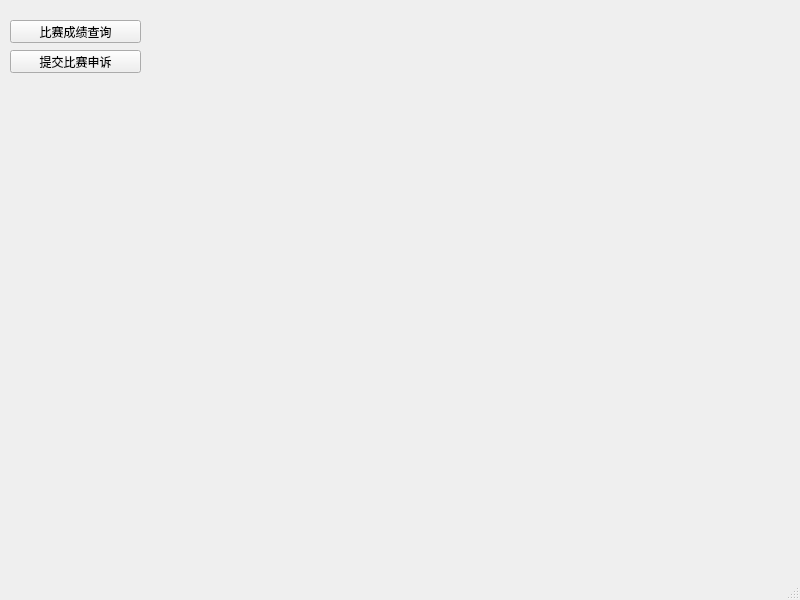
<?xml version="1.0" encoding="UTF-8"?>
<ui version="4.0">
 <class>athlete_MainWindow</class>
 <widget class="QMainWindow" name="athlete_MainWindow">
  <property name="geometry">
   <rect>
    <x>0</x>
    <y>0</y>
    <width>800</width>
    <height>600</height>
   </rect>
  </property>
  <property name="windowTitle">
   <string>athlete_MainWindow</string>
  </property>
  <widget class="QWidget" name="centralwidget">
   <widget class="QPushButton" name="pushButton_5">
    <property name="geometry">
     <rect>
      <x>10</x>
      <y>50</y>
      <width>131</width>
      <height>23</height>
     </rect>
    </property>
    <property name="text">
     <string>提交比赛申诉</string>
    </property>
   </widget>
   <widget class="QStackedWidget" name="stackedWidget">
    <property name="geometry">
     <rect>
      <x>180</x>
      <y>20</y>
      <width>600</width>
      <height>500</height>
     </rect>
    </property>
    <widget class="QWidget" name="page"/>
    <widget class="QWidget" name="page_2"/>
   </widget>
   <widget class="QPushButton" name="pushButton">
    <property name="geometry">
     <rect>
      <x>10</x>
      <y>20</y>
      <width>131</width>
      <height>23</height>
     </rect>
    </property>
    <property name="text">
     <string>比赛成绩查询</string>
    </property>
   </widget>
  </widget>
  <widget class="QStatusBar" name="statusbar"/>
 </widget>
 <resources/>
 <connections>
  <connection>
   <sender>pushButton</sender>
   <signal>clicked()</signal>
   <receiver>athlete_MainWindow</receiver>
   <slot>slot1()</slot>
   <hints>
    <hint type="sourcelabel">
     <x>107</x>
     <y>32</y>
    </hint>
    <hint type="destinationlabel">
     <x>157</x>
     <y>32</y>
    </hint>
   </hints>
  </connection>
  <connection>
   <sender>pushButton_5</sender>
   <signal>clicked()</signal>
   <receiver>athlete_MainWindow</receiver>
   <slot>slot2()</slot>
   <hints>
    <hint type="sourcelabel">
     <x>99</x>
     <y>52</y>
    </hint>
    <hint type="destinationlabel">
     <x>159</x>
     <y>70</y>
    </hint>
   </hints>
  </connection>
 </connections>
 <slots>
  <slot>slot1()</slot>
  <slot>slot2()</slot>
 </slots>
</ui>
